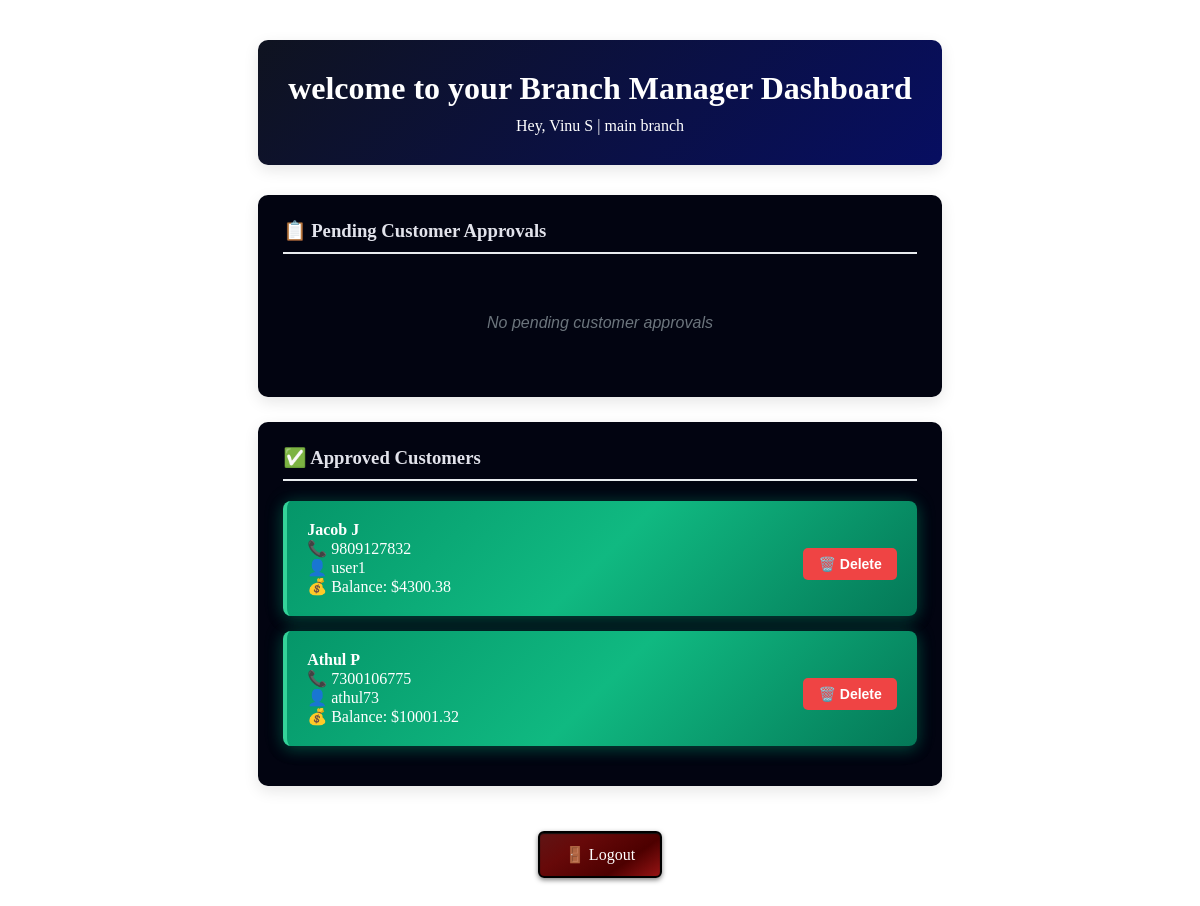
/manager-dashboard/ (signed in), run on the app's committed database.
### bank_app/models.py (models this page shows, shortened)
class User(models.Model):
    ROLE_CHOICES = [
        ('super_user', 'Super User'),
        ('branch_manager', 'Branch Manager'),
        ('customer', 'Customer'),
    ]
    STATUS_CHOICES = [
        ('pending', 'Pending Approval'),
        ('approved', 'Approved'),
        ('rejected', 'Rejected'),
        ('pending_manager', 'Pending Manager Approval'),
    ]
    username = models.CharField(max_length=100, unique=True)
    password = models.CharField(max_length=128)
    role = models.CharField(max_length=20, choices=ROLE_CHOICES)
    branch = models.ForeignKey(Branch, on_delete=models.CASCADE, null=True, blank=True)
    full_name = models.CharField(max_length=100)
    contact_number = models.CharField(max_length=15)
    status = models.CharField(max_length=20, choices=STATUS_CHOICES, default='pending')
    balance = models.DecimalField(max_digits=10, decimal_places=2, default=0.00)

class Branch(models.Model):
    name = models.CharField(max_length=100)
    address = models.TextField()

### bank_app/views.py (the view)
# urls.py: path('manager-dashboard/', views.manager_dashboard, name='manager_dashboard'),
def manager_dashboard(request):
    user_id = request.session.get('user_id')
    manager = User.objects.get(id=user_id)
    pending_customers = User.objects.filter(
        branch=manager.branch,
        role='customer',
        status='pending'
    )
    approved_customers = User.objects.filter(
        branch=manager.branch,
        role='customer',
        status='approved'
    )
    return render(request, 'bank_app/manager_dash.html', {
        'manager': manager,
        'pending_customers': pending_customers,
        'approved_customers': approved_customers
    })

### bank_app/templates/bank_app/manager_dash.html (shortened to what this page needs)
{% load static %}
<!DOCTYPE html>
<html>
<head>
    <link rel="stylesheet" href="{% static 'bank_app/style.css' %}">
</head>
<body class="manager-body">
    <div class="dashboard-container">
        <div class="manager-header">
            <h1>welcome to your Branch Manager Dashboard</h1>
            <p>Hey, {{ manager.full_name }} | {{ manager.branch.name }}</p>
        </div>
        <div class="customer-section">
            <h3>📋 Pending Customer Approvals</h3>
            {% for customer in pending_customers %}
            <div class="customer-card pending">
                <strong>{{ customer.full_name }}</strong><br>
                📞 {{ customer.contact_number }}<br>
                👤 {{ customer.username }}<br>
                🏦 Account: {{ customer.account_number }}
                <div class="approval-buttons">
                    <form method="post" action="{% url 'approve_customer' customer.id %}" style="display:inline;">
                        {% csrf_token %}
                        <button type="submit" class="approve-btn">✅ Approve</button>
                    </form>
                    <form method="post" action="{% url 'reject_customer' customer.id %}" style="display:inline;">
                        {% csrf_token %}
                        <button type="submit" class="reject-btn">❌ Reject</button>
                    </form>
                </div>
            </div>
            {% empty %}
            <div class="empty-state">
                No pending customer approvals
            </div>
            {% endfor %}
        </div>
<div class="customer-section">
    <h3>✅ Approved Customers</h3>
    {% for customer in approved_customers %}
    <div class="customer-card approved">
        <div class="customer-info">
            <strong>{{ customer.full_name }}</strong><br>
            📞 {{ customer.contact_number }}<br>
            👤 {{ customer.username }}<br>
            💰 Balance: ${{ customer.balance }}
        </div>
        <div class="customer-actions">
            <form method="post" action="{% url 'delete_customer' customer.id %}"
                  onsubmit="return confirm('Are you sure you want to delete {{ customer.full_name }}? This action cannot be undone.');">
                <button type="submit" class="delete-customer-btn" title="Delete Customer">
                    🗑️ Delete
                </button>
            </form>
        </div>
    </div>
    {% empty %}
    <div class="empty-state">
        No approved customers yet
    </div>
    {% endfor %}
</div>
        <form action="{% url 'logout' %}" method="post" style="text-align: center;">
            <button type="submit" class="logout-btn">🚪 Logout</button>
        </form>
    </div>
</body>
</html>

### bank_app/static/bank_app/style.css (style rules this page uses)
* { margin: 0; padding: 20; box-sizing: border-box; }
body { font-family: 'Arial', sans-serif; background: linear-gradient(rgba(0, 0, 0, 0.5), rgba(0, 0, 0, 0.5)), url('images/login-bg.jpg'); background-size: cover; background-position: center; background-repeat: no-repeat; background-attachment: fixed; min-height: 100vh; display: flex; align-items: center; justify-content: center; backdrop-filter: blur(5px); }
.dashboard-container { max-width:1200px; margin: 0 auto; padding: 20px; }
.logout-btn { background: linear-gradient(145deg, #b30000, #5c0000); border: 2px solid rgb(0, 0, 0); color: #fff; font-family: 'Georgia', serif; padding: 12px 25px; border-radius: 6px; cursor: pointer; font-size: 16px; margin-top: 20px; background-image: linear-gradient(145deg, #601515 0%, #670909 30%, #4d0000 70%, #961414 100%); box-shadow: inset 0 1px 1px rgb(19, 18, 18), 0 2px 5px rgba(0, 0, 0, 0.5); transition: all 0.3s ease; }
.manager-body { background: url('/static/bank_app/images/manager-bg.jpg') !important; background-size: cover !important; background-position: center center !important; background-repeat: no-repeat !important; background-attachment: fixed !important; min-height: 100vh; margin: 0; padding: 20px; }
.manager-header { background: linear-gradient(135deg, #0f1320 0%, #070e61 100%); color: white; padding: 30px; border-radius: 10px; box-shadow: 0 5px 15px rgba(0, 0, 0, 0.1); font-family: 'Georgia', serif; margin-bottom: 30px; text-align: center; }
.manager-header h1 { margin-bottom: 10px; font-family: 'Georgia', serif; }
.customer-section { background: rgb(2, 4, 17); padding: 25px; border-radius: 10px; box-shadow: 0 5px 15px rgba(0, 0, 0, 0.1); margin-bottom: 25px; }
.customer-section h3 { color: #e2e3eb; margin-bottom: 20px; border-bottom: 2px solid #e9ecef; font-family: 'Georgia', serif; padding-bottom: 10px; }
.customer-card { background: linear-gradient(135deg, #1e3a8a 0%, #3b82f6 50%, #1e40af 100%); border-left: 4px solid #60a5fa; font-family: 'Georgia', serif; padding: 15px; margin-bottom: 15px; border-radius: 8px; color: rgb(0, 0, 0); box-shadow: 0 4px 15px rgba(59, 130, 246, 0.3), 0 0 20px rgba(96, 165, 250, 0.2), inset 0 1px 0 rgba(255, 255, 255, 0.2); position: relative; overflow: hidden; }
.customer-card::before { content: ''; position: absolute; top: 0; left: -100%; width: 100%; height: 100%; background: linear-gradient(90deg, transparent, rgba(255, 255, 255, 0.2), transparent); transition: left 0.5s; }
.customer-card.approved { background: linear-gradient(135deg, #059669 0%, #10b981 50%, #047857 100%); border-left: 4px solid #34d399; box-shadow: 0 4px 15px rgba(5, 150, 105, 0.3), 0 0 20px rgba(16, 185, 129, 0.2); display: grid; grid-template-columns: 1fr auto; align-items: center; gap: 20px; padding: 20px; margin-bottom: 15px; border-radius: 8px; transition: all 0.3s; color: white; min-height: 80px; }
.empty-state { text-align: center; color: #6c757d; padding: 40px; font-style: italic; }
.manager-body { background: linear-gradient(rgba(255, 255, 255, 0.9), rgba(255, 255, 255, 0.9)), url('images/manager-bg.jpg'); background-size: cover; background-position: center; background-repeat: no-repeat; background-attachment: fixed; min-height: 100vh; margin: 0; padding: 20px; backdrop-filter: blur(5px); }
.customer-actions { display: flex; gap: 10px; margin-top: 10px; }
.delete-customer-btn { background: #ef4444; color: white; border: none; padding: 8px 15px; border-radius: 5px; cursor: pointer; font-size: 14px; font-weight: bold; transition: all 0.3s; }
.customer-card { display: flex; justify-content: space-between; align-items: flex-start; padding: 20px; margin-bottom: 15px; border-radius: 8px; transition: all 0.3s; }
.customer-card.approved { background: linear-gradient(135deg, #059669 0%, #10b981 50%, #047857 100%); border-left: 4px solid #34d399; color: white; }
.customer-info { flex: 1; }
.customer-actions { display: flex; gap: 10px; }

### data on the page
User: full_name "Vinu S", branch.name "main branch"
User: full_name "Jacob J", contact_number "9809127832", username "user1", balance "4300.38"
User: full_name "Athul P", contact_number "7300106775", username "athul73", balance "10001.32"
